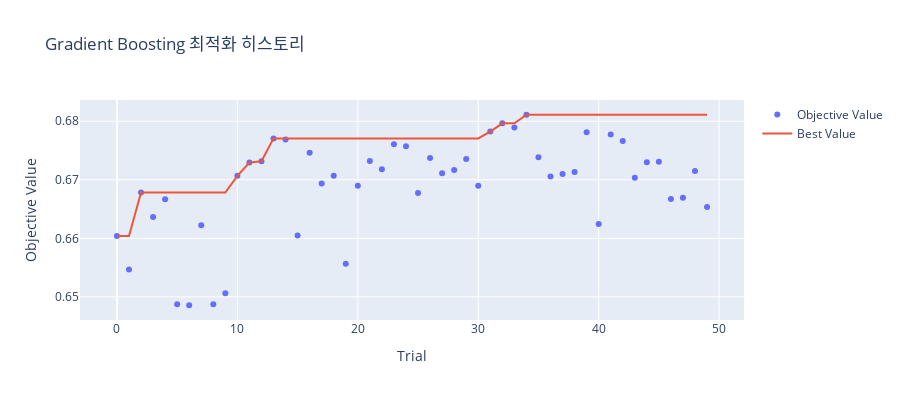
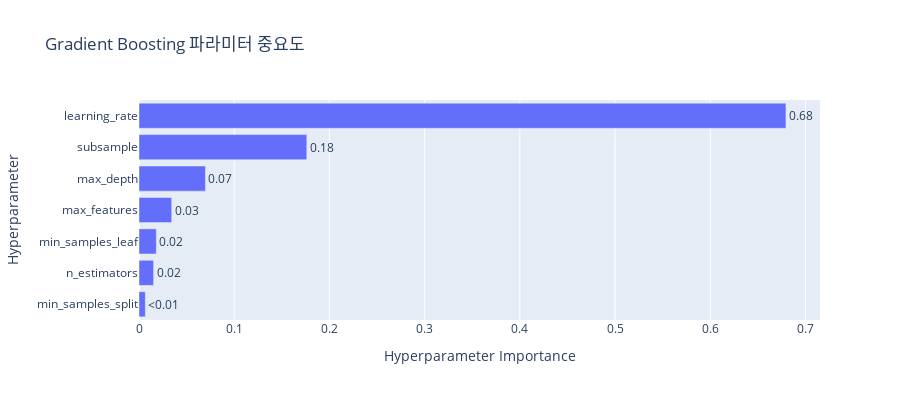

Notebook code cell kept with these figures, in order:
### Code cell
# Gradient Boosting 시각화
fig1 = plot_optimization_history(study_gb)
fig1.update_layout(title='Gradient Boosting 최적화 히스토리', height=400)
fig1.show()

fig2 = plot_param_importances(study_gb)
fig2.update_layout(title='Gradient Boosting 파라미터 중요도', height=400)
fig2.show()

### Figure 1 — Plotly figure (JSON) as saved in the notebook; plotly's stock layout.template omitted (floating-point values rounded to 4 significant figures)
{"data": [{"mode": "markers", "name": "Objective Value", "type": "scatter", "x": [0, 1, 2, 3, 4, 5, 6, 7, 8, 9, 10, 11, 12, 13, 14, 15, 16, 17, 18, 19, 20, 21, 22, 23, 24, 25, 26, 27, 28, 29, 30, 31, 32, 33, 34, 35, 36, 37, 38, 39, 40, 41, 42, 43, 44, 45, 46, 47, 48, 49], "y": [0.6604, 0.6547, 0.6678, 0.6637, 0.6667, 0.6487, 0.6486, 0.6623, 0.6487, 0.6506, 0.6707, 0.673, 0.6732, 0.6771, 0.6769, 0.6605, 0.6746, 0.6694, 0.6707, 0.6556, 0.669, 0.6732, 0.6718, 0.6761, 0.6758, 0.6678, 0.6737, 0.6711, 0.6717, 0.6736, 0.669, 0.6782, 0.6796, 0.6789, 0.6811, 0.6739, 0.6705, 0.671, 0.6713, 0.6781, 0.6624, 0.6777, 0.6766, 0.6704, 0.673, 0.6731, 0.6667, 0.6669, 0.6715, 0.6653]}, {"mode": "lines", "name": "Best Value", "type": "scatter", "x": [0, 1, 2, 3, 4, 5, 6, 7, 8, 9, 10, 11, 12, 13, 14, 15, 16, 17, 18, 19, 20, 21, 22, 23, 24, 25, 26, 27, 28, 29, 30, 31, 32, 33, 34, 35, 36, 37, 38, 39, 40, 41, 42, 43, 44, 45, 46, 47, 48, 49], "y": [0.6604, 0.6604, 0.6678, 0.6678, 0.6678, 0.6678, 0.6678, 0.6678, 0.6678, 0.6678, 0.6707, 0.673, 0.6732, 0.6771, 0.6771, 0.6771, 0.6771, 0.6771, 0.6771, 0.6771, 0.6771, 0.6771, 0.6771, 0.6771, 0.6771, 0.6771, 0.6771, 0.6771, 0.6771, 0.6771, 0.6771, 0.6782, 0.6796, 0.6796, 0.6811, 0.6811, 0.6811, 0.6811, 0.6811, 0.6811, 0.6811, 0.6811, 0.6811, 0.6811, 0.6811, 0.6811, 0.6811, 0.6811, 0.6811, 0.6811]}, {"marker": {"color": "#cccccc"}, "mode": "markers", "name": "Infeasible Trial", "showlegend": false, "type": "scatter", "x": [], "y": []}], "layout": {"height": 400, "title": {"text": "Gradient Boosting 최적화 히스토리"}, "xaxis": {"title": {"text": "Trial"}}, "yaxis": {"title": {"text": "Objective Value"}}}}

### Figure 2 — Plotly figure (JSON) as saved in the notebook; plotly's stock layout.template omitted (floating-point values rounded to 4 significant figures)
{"data": [{"cliponaxis": false, "hovertemplate": ["min_samples_split (IntDistribution): 0.00663774343308552<extra></extra>", "n_estimators (IntDistribution): 0.015332010419695624<extra></extra>", "min_samples_leaf (IntDistribution): 0.01820590319918221<extra></extra>", "max_features (FloatDistribution): 0.03433112776817651<extra></extra>", "max_depth (IntDistribution): 0.06977935146994638<extra></extra>", "subsample (FloatDistribution): 0.17622631510295392<extra></extra>", "learning_rate (FloatDistribution): 0.6794875486069598<extra></extra>"], "name": "Objective Value", "orientation": "h", "text": ["<0.01", "0.02", "0.02", "0.03", "0.07", "0.18", "0.68"], "textposition": "outside", "type": "bar", "x": [0.006638, 0.01533, 0.01821, 0.03433, 0.06978, 0.1762, 0.6795], "y": ["min_samples_split", "n_estimators", "min_samples_leaf", "max_features", "max_depth", "subsample", "learning_rate"]}], "layout": {"height": 400, "title": {"text": "Gradient Boosting 파라미터 중요도"}, "xaxis": {"title": {"text": "Hyperparameter Importance"}}, "yaxis": {"title": {"text": "Hyperparameter"}}}}
